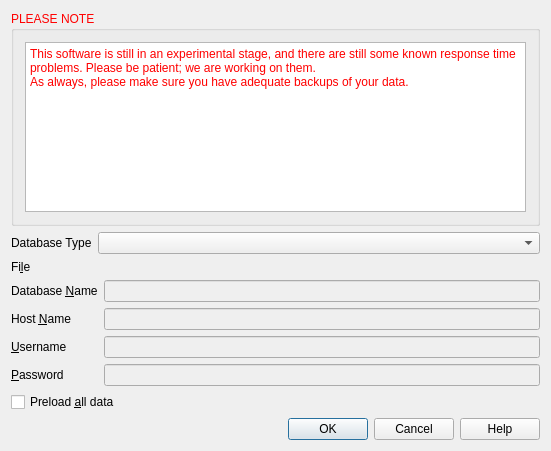
<?xml version="1.0" encoding="UTF-8"?>
<ui version="4.0">
 <class>KSelectDatabaseDlg</class>
 <widget class="QWidget" name="KSelectDatabaseDlg">
  <property name="geometry">
   <rect>
    <x>0</x>
    <y>0</y>
    <width>551</width>
    <height>451</height>
   </rect>
  </property>
  <property name="minimumSize">
   <size>
    <width>0</width>
    <height>451</height>
   </size>
  </property>
  <property name="baseSize">
   <size>
    <width>518</width>
    <height>679</height>
   </size>
  </property>
  <property name="windowTitle">
   <string>KMyMoney - Select Database</string>
  </property>
  <layout class="QVBoxLayout" name="verticalLayout_2">
   <item>
    <widget class="QGroupBox" name="groupBox6">
     <property name="minimumSize">
      <size>
       <width>0</width>
       <height>111</height>
      </size>
     </property>
     <property name="palette">
      <palette>
       <active>
        <colorrole role="WindowText">
         <brush brushstyle="SolidPattern">
          <color alpha="255">
           <red>255</red>
           <green>0</green>
           <blue>0</blue>
          </color>
         </brush>
        </colorrole>
       </active>
       <inactive>
        <colorrole role="WindowText">
         <brush brushstyle="SolidPattern">
          <color alpha="255">
           <red>255</red>
           <green>0</green>
           <blue>0</blue>
          </color>
         </brush>
        </colorrole>
       </inactive>
       <disabled>
        <colorrole role="WindowText">
         <brush brushstyle="SolidPattern">
          <color alpha="255">
           <red>126</red>
           <green>125</green>
           <blue>124</blue>
          </color>
         </brush>
        </colorrole>
       </disabled>
      </palette>
     </property>
     <property name="title">
      <string>PLEASE NOTE</string>
     </property>
     <layout class="QVBoxLayout" name="verticalLayout">
      <item>
       <widget class="QPlainTextEdit" name="plainTextEdit">
        <property name="sizePolicy">
         <sizepolicy hsizetype="Preferred" vsizetype="Preferred">
          <horstretch>0</horstretch>
          <verstretch>0</verstretch>
         </sizepolicy>
        </property>
        <property name="palette">
         <palette>
          <active>
           <colorrole role="WindowText">
            <brush brushstyle="SolidPattern">
             <color alpha="255">
              <red>255</red>
              <green>0</green>
              <blue>0</blue>
             </color>
            </brush>
           </colorrole>
           <colorrole role="Text">
            <brush brushstyle="SolidPattern">
             <color alpha="255">
              <red>255</red>
              <green>0</green>
              <blue>0</blue>
             </color>
            </brush>
           </colorrole>
          </active>
          <inactive>
           <colorrole role="WindowText">
            <brush brushstyle="SolidPattern">
             <color alpha="255">
              <red>255</red>
              <green>0</green>
              <blue>0</blue>
             </color>
            </brush>
           </colorrole>
           <colorrole role="Text">
            <brush brushstyle="SolidPattern">
             <color alpha="255">
              <red>255</red>
              <green>0</green>
              <blue>0</blue>
             </color>
            </brush>
           </colorrole>
          </inactive>
          <disabled>
           <colorrole role="WindowText">
            <brush brushstyle="SolidPattern">
             <color alpha="255">
              <red>126</red>
              <green>125</green>
              <blue>124</blue>
             </color>
            </brush>
           </colorrole>
           <colorrole role="Text">
            <brush brushstyle="SolidPattern">
             <color alpha="255">
              <red>126</red>
              <green>125</green>
              <blue>124</blue>
             </color>
            </brush>
           </colorrole>
          </disabled>
         </palette>
        </property>
        <property name="font">
         <font>
          <pointsize>9</pointsize>
         </font>
        </property>
        <property name="acceptDrops">
         <bool>false</bool>
        </property>
        <property name="undoRedoEnabled">
         <bool>false</bool>
        </property>
        <property name="readOnly">
         <bool>true</bool>
        </property>
        <property name="plainText">
         <string>This software is still in an experimental stage, and there are still some known response time problems. Please be patient; we are working on them.
As always, please make sure you have adequate backups of your data.</string>
        </property>
       </widget>
      </item>
     </layout>
    </widget>
   </item>
   <item>
    <layout class="QFormLayout" name="formLayout_2">
     <item row="0" column="0">
      <widget class="QLabel" name="label_6">
       <property name="text">
        <string>Database Type</string>
       </property>
      </widget>
     </item>
     <item row="0" column="1">
      <widget class="QComboBox" name="databaseTypeCombo"/>
     </item>
     <item row="1" column="0">
      <widget class="QLabel" name="label">
       <property name="text">
        <string>Fi&amp;le</string>
       </property>
       <property name="buddy">
        <cstring>urlSqlite</cstring>
       </property>
      </widget>
     </item>
     <item row="1" column="1">
      <widget class="KUrlRequester" name="urlSqlite">
       <property name="enabled">
        <bool>false</bool>
       </property>
       <property name="minimumSize">
        <size>
         <width>131</width>
         <height>0</height>
        </size>
       </property>
      </widget>
     </item>
     <item row="2" column="0" colspan="2">
      <widget class="QWidget" name="databaseFields" native="true">
       <layout class="QFormLayout" name="formLayout">
        <property name="margin">
         <number>0</number>
        </property>
        <item row="0" column="0">
         <widget class="QLabel" name="label_2">
          <property name="text">
           <string>Database &amp;Name</string>
          </property>
          <property name="buddy">
           <cstring>textDbName</cstring>
          </property>
         </widget>
        </item>
        <item row="0" column="1">
         <widget class="KLineEdit" name="textDbName">
          <property name="enabled">
           <bool>false</bool>
          </property>
         </widget>
        </item>
        <item row="1" column="0">
         <widget class="QLabel" name="label_3">
          <property name="text">
           <string>Host &amp;Name</string>
          </property>
          <property name="buddy">
           <cstring>textHostName</cstring>
          </property>
         </widget>
        </item>
        <item row="1" column="1">
         <widget class="KLineEdit" name="textHostName">
          <property name="enabled">
           <bool>false</bool>
          </property>
         </widget>
        </item>
        <item row="2" column="0">
         <widget class="QLabel" name="label_4">
          <property name="text">
           <string>&amp;Username</string>
          </property>
          <property name="buddy">
           <cstring>textUserName</cstring>
          </property>
         </widget>
        </item>
        <item row="2" column="1">
         <widget class="KLineEdit" name="textUserName">
          <property name="enabled">
           <bool>false</bool>
          </property>
         </widget>
        </item>
        <item row="3" column="0">
         <widget class="QLabel" name="label_5">
          <property name="text">
           <string>&amp;Password</string>
          </property>
          <property name="buddy">
           <cstring>textPassword</cstring>
          </property>
         </widget>
        </item>
        <item row="3" column="1">
         <widget class="KLineEdit" name="textPassword">
          <property name="enabled">
           <bool>false</bool>
          </property>
          <property name="echoMode">
           <enum>QLineEdit::Password</enum>
          </property>
         </widget>
        </item>
       </layout>
      </widget>
     </item>
    </layout>
   </item>
   <item>
    <widget class="QCheckBox" name="checkPreLoad">
     <property name="text">
      <string>Preload &amp;all data</string>
     </property>
    </widget>
   </item>
   <item>
    <layout class="QHBoxLayout" name="horizontalLayout">
     <item>
      <widget class="QDialogButtonBox" name="buttonBox">
       <property name="standardButtons">
        <set>QDialogButtonBox::Cancel|QDialogButtonBox::Help|QDialogButtonBox::Ok</set>
       </property>
      </widget>
     </item>
    </layout>
   </item>
  </layout>
 </widget>
 <layoutdefault spacing="6" margin="11"/>
 <customwidgets>
  <customwidget>
   <class>KLineEdit</class>
   <extends>QLineEdit</extends>
   <header>klineedit.h</header>
  </customwidget>
  <customwidget>
   <class>KUrlRequester</class>
   <extends>QFrame</extends>
   <header>kurlrequester.h</header>
   <container>1</container>
  </customwidget>
 </customwidgets>
 <tabstops>
  <tabstop>plainTextEdit</tabstop>
 </tabstops>
 <resources/>
 <connections/>
</ui>
